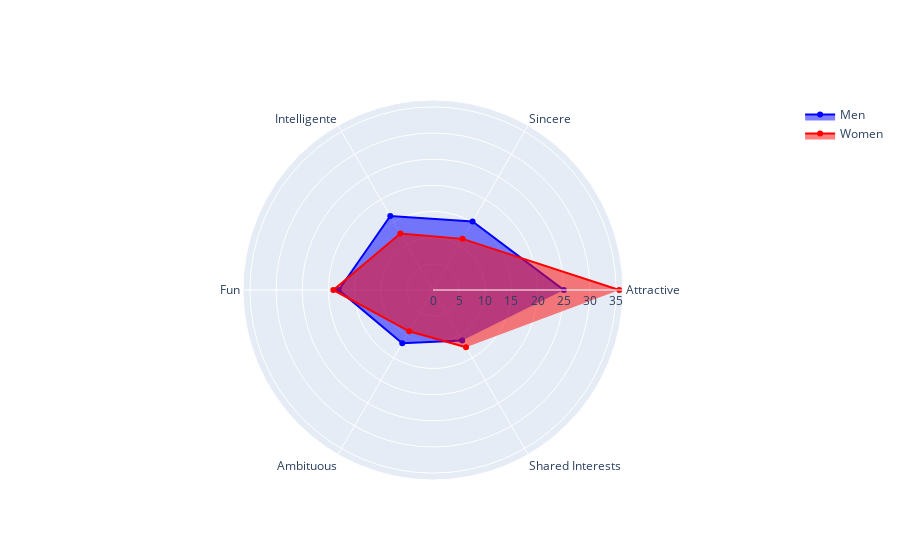

The code cell stored with this chart in its notebook:
### Markdown cell above
What do you think the opposite sex looks for in a date ?

### Code cell
fig_date_o_look = go.Figure()

fig_date_o_look.add_trace(go.Scatterpolar(
    r=[data_men["attr2_1"].mean(), data_men["sinc2_1"].mean() , data_men["intel2_1"].mean(),data_men["fun2_1"].mean(),data["amb2_1"].mean(),data_men["shar2_1"].mean() ],
    theta=cols,
    fill="toself",
    name="Men",
    marker=dict(
        color="blue"
    )
))
fig_date_o_look.add_trace(go.Scatterpolar(
    r=[data_women["attr2_1"].mean(), data_women["sinc2_1"].mean() , data_women["intel2_1"].mean(),data_women["fun2_1"].mean(),data_women["amb2_1"].mean(),data_women["shar2_1"].mean() ],
    theta=cols,
    fill="toself",
    name="Women",
    marker=dict(
        color="red"
    )
))

fig_date_o_look.show()

### Figure 1 — Plotly figure (JSON) as saved in the notebook; plotly's stock layout.template omitted (floating-point values rounded to 4 significant figures)
{"data": [{"fill": "toself", "marker": {"color": "blue"}, "name": "Men", "r": [25.01, 15.13, 16.33, 18.02, 11.74, 11.16], "theta": ["Attractive", "Sincere", "Intelligente", "Fun", "Ambituous", "Shared Interests"], "type": "scatterpolar"}, {"fill": "toself", "marker": {"color": "red"}, "name": "Women", "r": [35.6, 11.28, 12.48, 19.05, 9.114, 12.63], "theta": ["Attractive", "Sincere", "Intelligente", "Fun", "Ambituous", "Shared Interests"], "type": "scatterpolar"}], "layout": {}}
